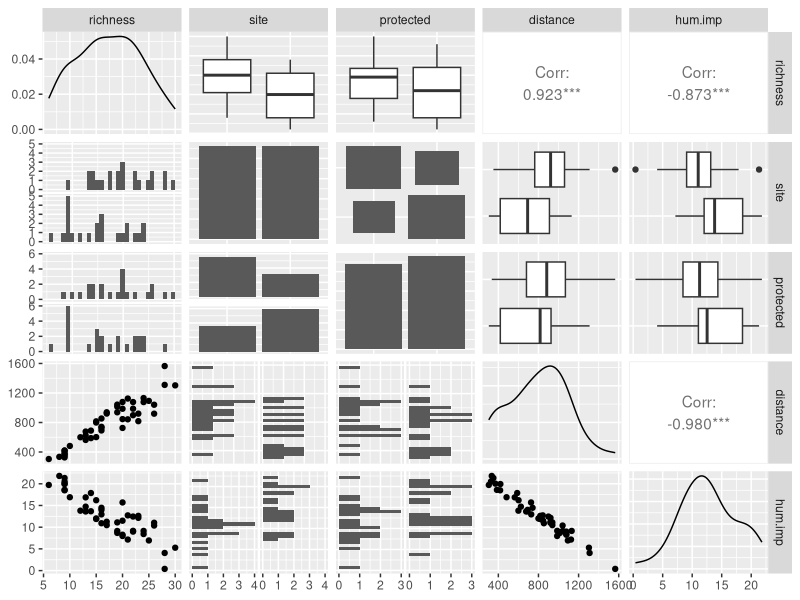
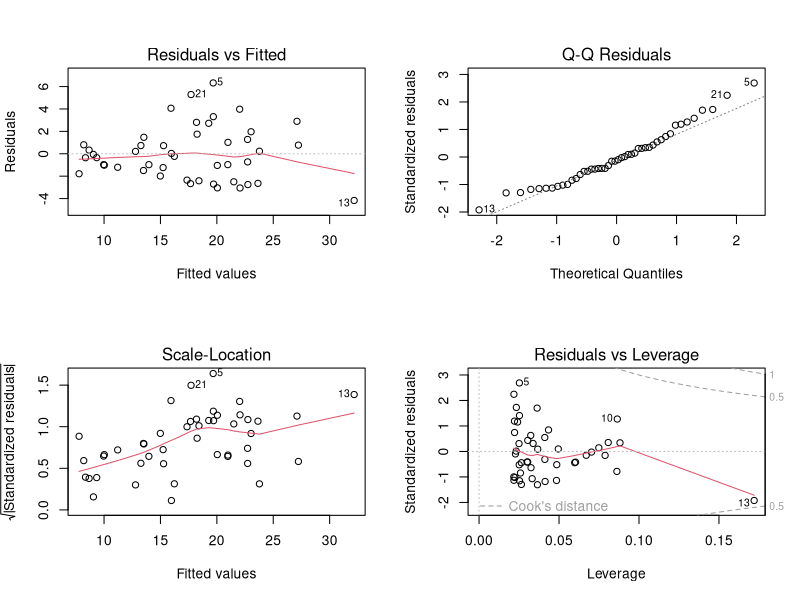
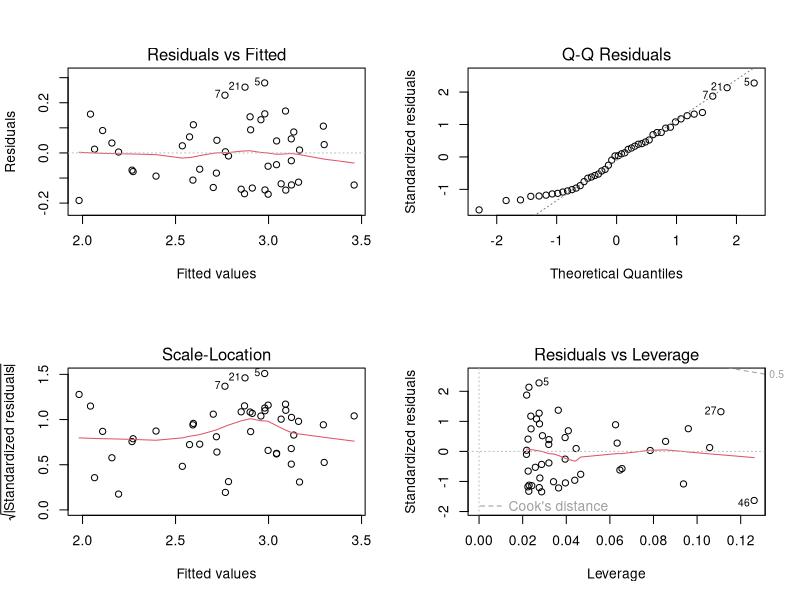
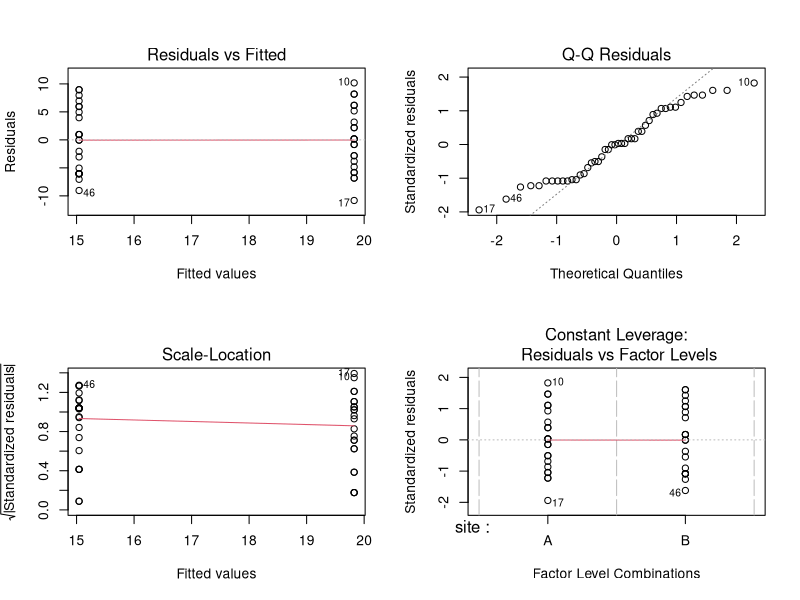
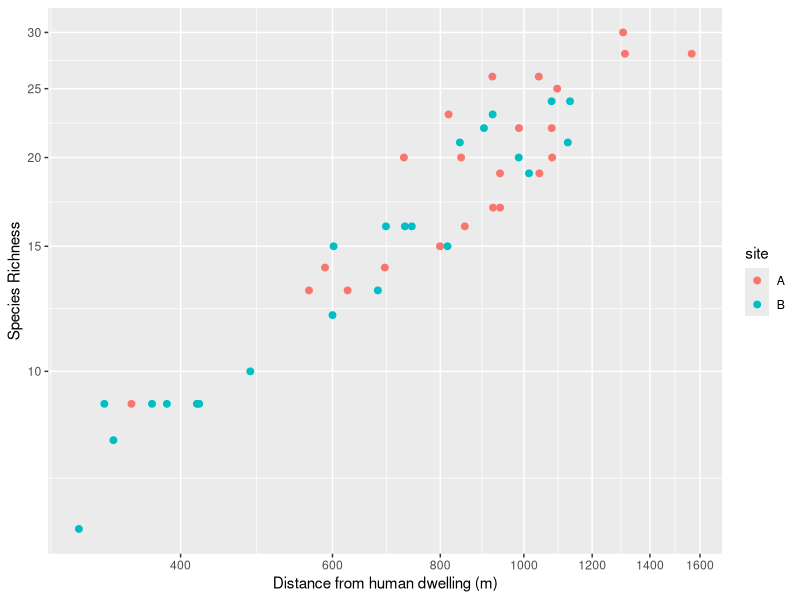

Write R code to recreate these figures, in order.
###########################################################
#                   Analysis Challenge 1                  #
###########################################################
#(1) Submit this file on Canvas.                          #
#(2) Also submit the Figures file on Canvas.              #
#(3) There are many ways to get things done in R. The     #
# answers below are only one way. As long as your way     #
# works, you will get the marks.                          #
#(4) You will not be double penalised for a mistake. For  #
# example, even if you identify the wrong variables in an #
# earlier question, you will get full marks for the       #
# following questions if you use the correct analyses for #
# the variables you identified.                           #
#(5) Report whatever p-values or statistics you obtain    #
# using comments to help me better mark your work.        #
#(6) PLEASE DO THIS ON YOUR OWN WITHOUT DISCUSSION.       #
###########################################################
#Total marks = 50 + 3 Bonus Marks                         #
###########################################################

## Description of the "ProtectedPlots" dataset:
#<richness> is the number of species at each plot and is the numeric response variable.
#<site> is the location in which the plots are found: A or B
#<protected> refers to whether the site is a protected area (True) or not (False)
#<distance> is the distance of the plot from the nearest human dwelling (in metres)
#<hum.imp> is a measure of anthropogenic disturbance
###########################################################

##Questions
###########################################################

library(tidyverse)
library(readxl)
library(GGally)
library(car)
##(1) Import the "ProtectedPlots.xlsx" dataset as an object called "plots". [2 marks]
plots <- read_xlsx("ProtectedPlots.xlsx")

###########################################################

##(2) Inspect the dataset and change any variable types that need to be changed. [2 marks]
##Note 1: if there are any categorical explanatory variables, make them factors.
##Note 2: if there are any true or false variables, make them logical variables.
str(plots)
## site is a categorical explanatory variable - so change it to a factor 
## protected is a true or false variable - so change it to a logical variable
plots <- plots |>
  mutate(
    site = as.factor(site),
    protected = as.logical(protected),
    richness = as.integer(richness),
    distance = as.numeric(distance)
  )


###########################################################


##(3) Using R, look for any NAs within the dataset and remove any row(s) with NAs (i.e. update the dataset). [2 marks]
apply(is.na(plots), 2, which)
# richness -> 46 
# distance -> 16 
plots <- plots[-c(16,46),]

###########################################################

##(4) Do a ggpairs plot of the entire dataset and paste it into the "AC1 Figures.docx" file. [2 marks] 

ggpairs(plots)
###########################################################

##(5) Describe any 3 potential patterns that you observe. (Use comments to write your descriptions.) [3 marks]

### positive correlation between richness and distance: the farther the point is from human dwelling, the more species there are. 
### negative correlation between hum.imp and richness: the extent of human impact and species richness negatively correlate 
### negative correlation between distance and hum.imp: the farther the point is from human dwelling, the less disturbed by human the point is. 
###########################################################

##(6) I would like to use <distance> to explain <richness>. 
##(a) What kind of analysis would I use? [1 mark]

#### regression if normally distributed, GLM if else. 

##(b) Fit the model you identified. [1 mark]

q6_b <- lm(richness ~ distance, data = plots)

##(c) Check your assumptions using any necessary plots and tests (paste the plots into the "AC1 Figures.docx" file). Describe your conclusions for heteroscedasticity, normality of residuals and presence of outliers. [4 marks]
par(mfrow = c(2,2))
plot(q6_b)

shapiro.test(plots$richness) ## p-value = 0.31
shapiro.test(plots$distance) ## p-value = 0.32

### homoscedasticity
#### the points look well scattered with no patterns. 

### Normallity 
#### the Q-Q plot has the line following the diagonal line. 
#### Shapiro tests support this conclusion, as p-value is big enough to accept null hypothesis 

### Outliers 
#### From the plot, there are no points outside the 0.5 or 1 dotted line, 
#### therefore, I conclude there are no outliers.


##(d) Now assume there is a problem with heteroscedasticity. Let's try to solve the problem by taking the log of both <distance> and <richness>. Fit the model and recheck your assumptions. Does this model look better? [3 marks]
q6_d <- lm(log(richness) ~ log(distance), data = plots)
plot(q6_d)
## from the residual plot, the points look more scattered. 
## this model looks better. 

##(e) Compare these two models using AIC. Which would you choose? [2 marks]
AIC(q6_b) ## 214.41
AIC(q6_d) ## -57.42
## the second model is significantly better (too good? I don't know why there is such a big difference) 
## the huge difference could be due to the log transformation of the response variable 


##(f) Using the model you chose above, call a summary (paste the output into the "AC1 Figures.docx" file) and interpret the results. [3 marks]
summary(q6_d)

## distance has a significant effect on species richness (n = 46, p-value < 0.001)
## one percent increase in distance increases the richness by 0.90 ± 0.045% (mean ± SE). 
## Distance account for 90% of the variation in species richness. 
###########################################################

##(7) Assess whether there would be any problems with multicollinearity if we add both <hum.imp> and <distance> as explanatory variables in the same model. [3 marks]
q7 <- lm(richness ~ distance * hum.imp, data = plots)
vif(q7) 
## distance: 27.06
## hum.imp: 27.49 
## as vif > 3, these two variables are highly correlated. We need to remove hum.imp - as it has the higher vif score. 
###########################################################

##(8) Let's see whether <site> on its own can explain <richness>.

##(a) What kind of analysis would you use? Describe what you would need to check to make your final decision. [3 marks]
### if the response variable is normally distributed, ANOVA
### for the normality, each level has to be normally distributed. 
### if it is not normally distributed, Kruskal-Wallis test. 
### though there are only two sites, since this is not a controlled experiment, 
### we are not running a basic test. 

## for ANOVA, we need to check if the variances are equal, if the datapoints are independent, and if there is any outliers. 

##(b) Do the checks you identified above. What analysis have you decided to use? (Hint: this wasn't a controlled experiment.) [3 marks]
q8_b <- lm(richness ~ site, data = plots)
shapiro.test(resid(q8_b))
### p-value of 0.064
## we fail to reject the null hypothesis and the response variable is normally ditributed
### hence we proceed with ANOVA

##### I FORGOT TO CHECK FOR THE VARIANCE! 
#### LEVENES TEST
##(c) Perform the analysis you identified. [1 mark]
q8_c <- lm(richness ~ site, data = plots)

##(d) Check the assumptions of your model. [3 marks]
plot(q8_c)
## looking at the residual plot, the variance seems equal. 
## the Q-Q plot seems slightly off, but we already ran shapiro test and failed to reject the null hypothesis. 
## there are no apparent outliers. 

##(e) Call a summary of the model (paste the output into the "AC1 Figures.docx" file) and interpret the results. [3 marks]
summary(q8_c)
### for N = 46 (site A = 23, site B = 23), site has a significant effect on the species richness (p-value = 0.0068).
### Average richness at site B is significantly lower than at site A by 4.78 ± 1.68 (mean ± SE) species. 
### site difference explains 13.6% of the variation in species richness. 
###########################################################

##(9) Finally, let's see whether <distance> and <site> together can explain <richness>.
##(a) Fit a model using log(<distance>) and <site> (together with their interaction) to predict log(<richness>). [2 marks]
q9_a <- lm(log(richness) ~ log(distance) * site, data = plots)

##(b) Simplify to obtain the minimum adequate model. [3 marks]
summary(q9_a)
## log(distance):siteB and siteB are insignificant. As we remove more complicated variables, I remove log(distance):site
q9_a.1 <- update(q9_a, ~.-log(distance):site)
summary(q9_a.1)
## siteB is still not significant. Remove site. 
q9_a.2 <- update(q9_a.1, ~.-site)
summary(q9_a.2)
### everything is significant

##(c) What variable(s) is/are left in the minimum adequate model? [1 mark]
### only log(distance)
###########################################################

##(10) Using ggplot2, do an appropriate plot to show how log(<distance>) and <site> affect log(<richness>). Paste the plot into the "AC1 Figures.docx" file. [3 marks]
library(scales)
plots |>
  ggplot(aes(log(distance), log(richness), color = site)) +
  geom_point(size = 2) +
  labs(
    x = "Distance from human dwelling (m)",
    y = "Species Richness"
  ) +
  scale_x_continuous(
    breaks = log(pretty(plots$distance)), 
    labels = pretty(exp(log(plots$distance)))
  ) + 
  scale_y_continuous(
    breaks = log(pretty(plots$richness)), 
    labels = pretty(exp(log(plots$richness)))
  )


###########################################################

##(Bonus Question) Compare your results from (8) and (9). 
##(a) What do you find surprising? [1 mark]
## one surprising finding is that though in question 8 we found site to be significantly associated to the species richness, 
## in question 8, site was discarded as insignificant variable. 

##(b) Using your plot from (10), try to explain the reason for this difference. [2 marks]
## it is possible that when we did not use distance as a variable, site explained certain extent of the variation 
## however, once we include the distance, distance explains the variation that was explained by the site, and more. 
## that could be the reason why the site was discarded as insignificant 
## from the plot, we can see that sites are not prominently distinguishing species richness 
## but instead distance shows a strong correlation with the species richness 
## supports that the distance is a far better measure of the richness. 
###########################################################



